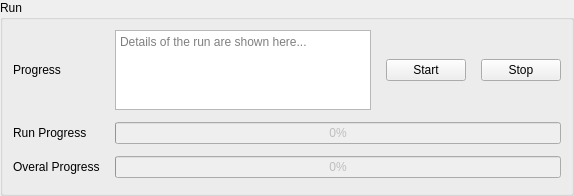
               <widget class="QGroupBox" name="groupBox_11">
                <property name="sizePolicy">
                 <sizepolicy hsizetype="Expanding" vsizetype="Fixed">
                  <horstretch>0</horstretch>
                  <verstretch>0</verstretch>
                 </sizepolicy>
                </property>
                <property name="title">
                 <string>Run</string>
                </property>
                <layout class="QGridLayout" name="gridLayout_25">
                 <property name="leftMargin">
                  <number>10</number>
                 </property>
                 <property name="topMargin">
                  <number>10</number>
                 </property>
                 <property name="rightMargin">
                  <number>10</number>
                 </property>
                 <property name="bottomMargin">
                  <number>15</number>
                 </property>
                 <item row="0" column="0">
                  <layout class="QGridLayout" name="gridLayout_26">
                   <property name="horizontalSpacing">
                    <number>15</number>
                   </property>
                   <property name="verticalSpacing">
                    <number>12</number>
                   </property>
                   <item row="0" column="0">
                    <widget class="QLabel" name="label_21">
                     <property name="text">
                      <string>Progress</string>
                     </property>
                    </widget>
                   </item>
                   <item row="1" column="0">
                    <widget class="QLabel" name="label_22">
                     <property name="text">
                      <string>Run Progress</string>
                     </property>
                    </widget>
                   </item>
                   <item row="0" column="2">
                    <widget class="QPushButton" name="run_start_PB">
                     <property name="enabled">
                      <bool>true</bool>
                     </property>
                     <property name="styleSheet">
                      <string notr="true"/>
                     </property>
                     <property name="text">
                      <string>Start</string>
                     </property>
                    </widget>
                   </item>
                   <item row="0" column="3">
                    <widget class="QPushButton" name="run_stop_PB">
                     <property name="enabled">
                      <bool>true</bool>
                     </property>
                     <property name="text">
                      <string>Stop</string>
                     </property>
                    </widget>
                   </item>
                   <item row="2" column="1" colspan="3">
                    <widget class="QProgressBar" name="run_overalprogress_PBar">
                     <property name="enabled">
                      <bool>false</bool>
                     </property>
                     <property name="styleSheet">
                      <string notr="true"/>
                     </property>
                     <property name="value">
                      <number>0</number>
                     </property>
                     <property name="textVisible">
                      <bool>true</bool>
                     </property>
                    </widget>
                   </item>
                   <item row="1" column="1" colspan="3">
                    <widget class="QProgressBar" name="run_progress_PBar">
                     <property name="enabled">
                      <bool>false</bool>
                     </property>
                     <property name="styleSheet">
                      <string notr="true"/>
                     </property>
                     <property name="value">
                      <number>0</number>
                     </property>
                    </widget>
                   </item>
                   <item row="2" column="0">
                    <widget class="QLabel" name="label_23">
                     <property name="text">
                      <string>Overal Progress</string>
                     </property>
                    </widget>
                   </item>
                   <item row="0" column="1">
                    <widget class="QPlainTextEdit" name="run_progress_TE">
                     <property name="sizePolicy">
                      <sizepolicy hsizetype="Expanding" vsizetype="Fixed">
                       <horstretch>0</horstretch>
                       <verstretch>0</verstretch>
                      </sizepolicy>
                     </property>
                     <property name="maximumSize">
                      <size>
                       <width>16777215</width>
                       <height>80</height>
                      </size>
                     </property>
                     <property name="layoutDirection">
                      <enum>Qt::LeftToRight</enum>
                     </property>
                     <property name="frameShape">
                      <enum>QFrame::StyledPanel</enum>
                     </property>
                     <property name="midLineWidth">
                      <number>3</number>
                     </property>
                     <property name="horizontalScrollBarPolicy">
                      <enum>Qt::ScrollBarAsNeeded</enum>
                     </property>
                     <property name="tabChangesFocus">
                      <bool>true</bool>
                     </property>
                     <property name="undoRedoEnabled">
                      <bool>false</bool>
                     </property>
                     <property name="readOnly">
                      <bool>true</bool>
                     </property>
                     <property name="textInteractionFlags">
                      <set>Qt::TextSelectableByKeyboard|Qt::TextSelectableByMouse</set>
                     </property>
                     <property name="centerOnScroll">
                      <bool>true</bool>
                     </property>
                     <property name="placeholderText">
                      <string>Details of the run are shown here...</string>
                     </property>
                    </widget>
                   </item>
                  </layout>
                 </item>
                </layout>
               </widget>
